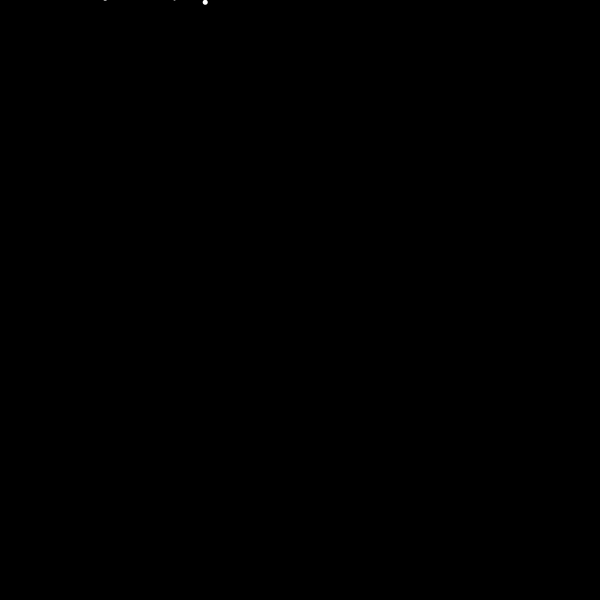
Frame 1 (no input)
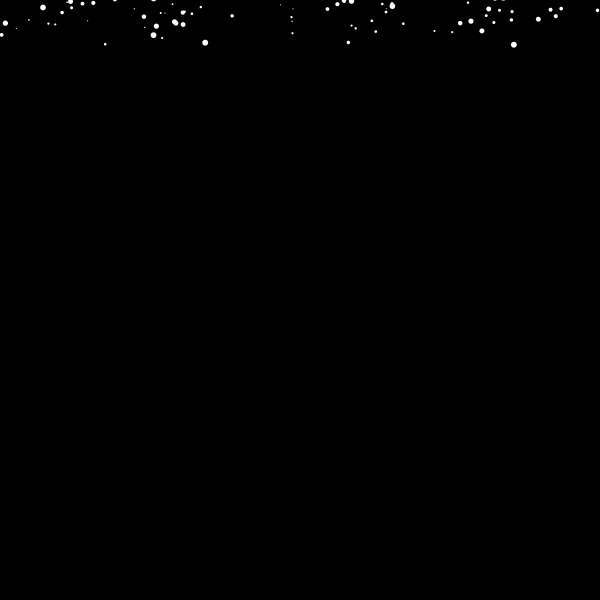
Frame 60 (the mouse pressed at the canvas centre just before this capture)
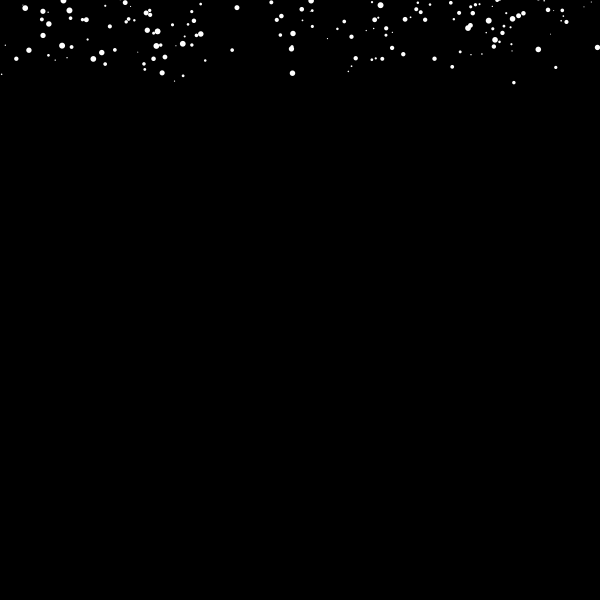
Frame 120 (the mouse held since frame 60 and released just before this capture)

The Processing sketch that drew these frames (run headless with seeded random() and noise(); from frame 60 on, the mouse is pressed at the canvas centre):

// Processing sketch: snow
// ── snow.pde
ArrayList<PVector> snow;

void setup() {
  size(600,600);
  snow = new ArrayList<PVector>();
  for(int i = 0; i < 500;i++) {
    snow.add(new PVector(random(width), random(-200,0)));
  }
  noStroke();
}

void draw() {
  background(0);
  
  for(PVector snowParticle : snow) {
    if(snowParticle.y < height) {
      snowParticle.y += random(-2, 3);
    }
  }
  
  for(PVector snowParticle : snow) {
    float r = random(1,6);
    ellipse(snowParticle.x, snowParticle.y, r, r);
  }
}
